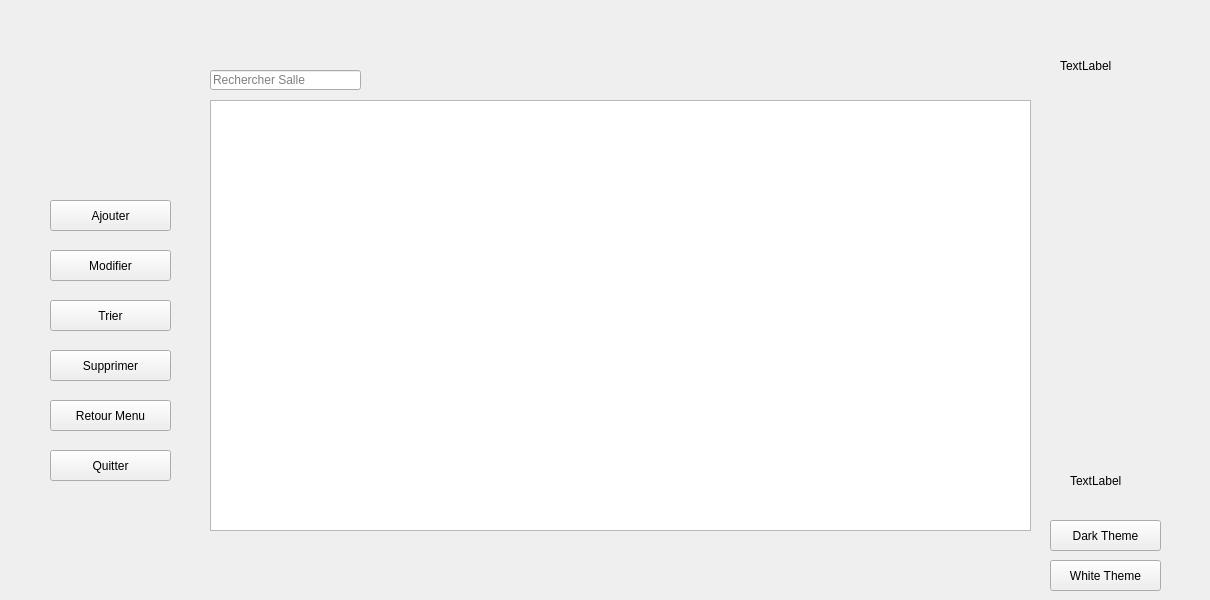
        <widget class="QWidget" name="Main">
         <widget class="QTableView" name="affichage_salle">
          <property name="geometry">
           <rect>
            <x>210</x>
            <y>100</y>
            <width>821</width>
            <height>431</height>
           </rect>
          </property>
          <property name="styleSheet">
           <string notr="true">/*background-color:#C70039;
color:white;*/

background : qlineargradient(spread:pad, x1:0.467, y1:0, x2:0.482, y2:1, stop:0 rgba(253, 198, 0, 255), stop:1 rgba(233, 219, 171, 255));
border-radius:15px;
color:black;

QScrollBar{
border-radius :10px;
}</string>
          </property>
         </widget>
         <widget class="QPushButton" name="pushButton_8">
          <property name="geometry">
           <rect>
            <x>50</x>
            <y>200</y>
            <width>121</width>
            <height>31</height>
           </rect>
          </property>
          <property name="text">
           <string>Ajouter</string>
          </property>
          <property name="icon">
           <iconset resource="source.qrc">
            <normaloff>:/photos/add1.png</normaloff>:/photos/add1.png</iconset>
          </property>
         </widget>
         <widget class="QPushButton" name="pushButton_9">
          <property name="geometry">
           <rect>
            <x>50</x>
            <y>250</y>
            <width>121</width>
            <height>31</height>
           </rect>
          </property>
          <property name="text">
           <string>Modifier</string>
          </property>
          <property name="icon">
           <iconset resource="source.qrc">
            <normaloff>:/photos/mod.png</normaloff>:/photos/mod.png</iconset>
          </property>
         </widget>
         <widget class="QPushButton" name="pushButton_10">
          <property name="geometry">
           <rect>
            <x>50</x>
            <y>350</y>
            <width>121</width>
            <height>31</height>
           </rect>
          </property>
          <property name="styleSheet">
           <string notr="true"> padding: 7px 10px;</string>
          </property>
          <property name="text">
           <string>Supprimer</string>
          </property>
          <property name="icon">
           <iconset resource="source.qrc">
            <normaloff>:/photos/supp.png</normaloff>:/photos/supp.png</iconset>
          </property>
         </widget>
         <widget class="QPushButton" name="pushButton_12">
          <property name="geometry">
           <rect>
            <x>50</x>
            <y>300</y>
            <width>121</width>
            <height>31</height>
           </rect>
          </property>
          <property name="text">
           <string>Trier</string>
          </property>
          <property name="icon">
           <iconset resource="source.qrc">
            <normaloff>:/photos/filtrer1.png</normaloff>:/photos/filtrer1.png</iconset>
          </property>
         </widget>
         <widget class="QLabel" name="expertCode">
          <property name="geometry">
           <rect>
            <x>1060</x>
            <y>30</y>
            <width>141</width>
            <height>71</height>
           </rect>
          </property>
          <property name="styleSheet">
           <string notr="true">background-color:rgba(0,0,0,0);</string>
          </property>
          <property name="text">
           <string>TextLabel</string>
          </property>
         </widget>
         <widget class="QLabel" name="Pathe">
          <property name="geometry">
           <rect>
            <x>1070</x>
            <y>430</y>
            <width>111</width>
            <height>101</height>
           </rect>
          </property>
          <property name="styleSheet">
           <string notr="true">background-color:rgba(0,0,0,0);</string>
          </property>
          <property name="text">
           <string>TextLabel</string>
          </property>
         </widget>
         <widget class="QLineEdit" name="recherche_salle">
          <property name="geometry">
           <rect>
            <x>210</x>
            <y>70</y>
            <width>151</width>
            <height>20</height>
           </rect>
          </property>
          <property name="styleSheet">
           <string notr="true"/>
          </property>
          <property name="placeholderText">
           <string>Rechercher Salle</string>
          </property>
          <property name="clearButtonEnabled">
           <bool>false</bool>
          </property>
         </widget>
         <widget class="QPushButton" name="pushButton_23">
          <property name="geometry">
           <rect>
            <x>50</x>
            <y>400</y>
            <width>121</width>
            <height>31</height>
           </rect>
          </property>
          <property name="styleSheet">
           <string notr="true"> padding: 8px 10px;</string>
          </property>
          <property name="text">
           <string>Retour Menu</string>
          </property>
          <property name="icon">
           <iconset resource="source.qrc">
            <normaloff>:/photos/return1.png</normaloff>:/photos/return1.png</iconset>
          </property>
         </widget>
         <widget class="QPushButton" name="pushButton_32">
          <property name="geometry">
           <rect>
            <x>50</x>
            <y>450</y>
            <width>121</width>
            <height>31</height>
           </rect>
          </property>
          <property name="cursor">
           <cursorShape>PointingHandCursor</cursorShape>
          </property>
          <property name="styleSheet">
           <string notr="true"/>
          </property>
          <property name="text">
           <string>Quitter</string>
          </property>
          <property name="icon">
           <iconset resource="source.qrc">
            <normaloff>:/photos/close2.png</normaloff>:/photos/close2.png</iconset>
          </property>
         </widget>
         <widget class="QPushButton" name="pushButton_35">
          <property name="geometry">
           <rect>
            <x>1050</x>
            <y>520</y>
            <width>111</width>
            <height>31</height>
           </rect>
          </property>
          <property name="text">
           <string>Dark Theme</string>
          </property>
         </widget>
         <widget class="QPushButton" name="pushButton_36">
          <property name="geometry">
           <rect>
            <x>1050</x>
            <y>560</y>
            <width>111</width>
            <height>31</height>
           </rect>
          </property>
          <property name="text">
           <string>White Theme</string>
          </property>
         </widget>
        </widget>
